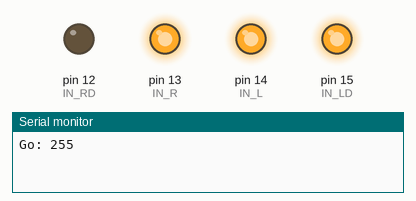
The sketch below on a simulated Arduino Uno, built with avr-gcc and run on an emulated ATmega328P. On the bench: output pins drawn as LEDs (lit = HIGH), the last lines printed to the serial monitor.

Above: at 0.1 s.
At 6.1 s:
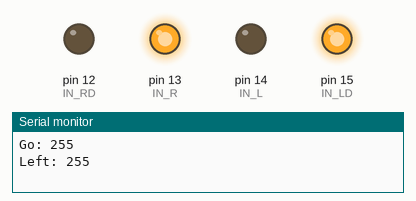
At 9.1 s:
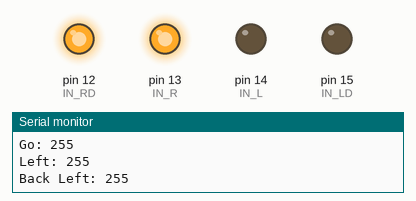
At 12.1 s:
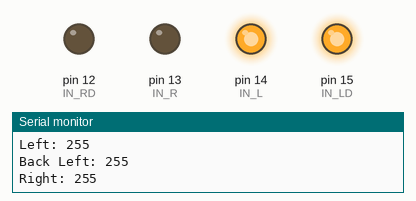
At 18.1 s:
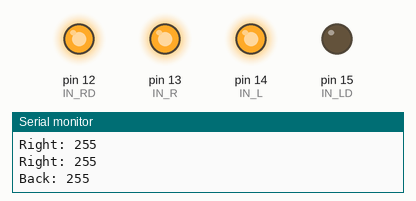
At 24.1 s:
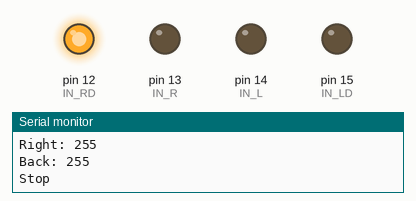
Timing chart, 0 to 25.6 s (numbered marks = the images above):
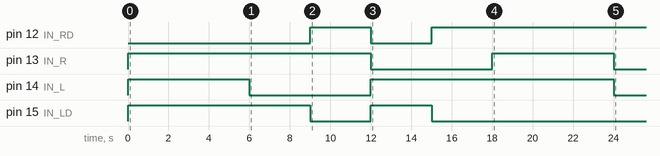

The sketch:

go_Test.ino
```cpp
#define IN_R 13
#define IN_L 14
#define IN_RD 12
#define IN_LD 15

void setup() {
  Serial.begin(9600);

  pinMode(IN_R, OUTPUT);
  pinMode(IN_L, OUTPUT);
  pinMode(IN_RD, OUTPUT);
  pinMode(IN_LD, OUTPUT);
}

int speed = 255;
bool sequenceCompleted = false;
void loop() {
  if (!sequenceCompleted) {
    Serial.print("Go: ");
    Serial.println(speed);
    car_go(speed);
    delay(3000);

    car_go(speed);
    delay(3000);

    Serial.print("Left: ");
    Serial.println(speed);
    car_left(speed);
    delay(3000);

    Serial.print("Back Left: ");
    Serial.println(speed);
    car_back_left(speed);
    delay(3000);

    Serial.print("Right: ");
    Serial.println(speed);
    car_right(speed);
    delay(3000);

    Serial.print("Right: ");
    Serial.println(speed);
    car_back_right(speed);
    delay(3000);

    Serial.print("Back: ");
    Serial.println(speed);
    car_back(speed);
    delay(3000);

    car_back(speed);
    delay(3000);

    Serial.println("Stop");
    car_stop(); // 정지

    sequenceCompleted = true;
  }
}

void car_go(int speed) {
  digitalWrite(IN_LD, HIGH);
  analogWrite(IN_L, speed);
  digitalWrite(IN_RD, LOW);
  analogWrite(IN_R, speed);
}

void car_back(int speed) {
  digitalWrite(IN_LD, LOW);
  analogWrite(IN_L, speed);
  digitalWrite(IN_RD, HIGH);
  analogWrite(IN_R, speed);
}

void car_left(int speed) {
  digitalWrite(IN_LD, HIGH);
  analogWrite(IN_L, speed / 4);
  digitalWrite(IN_RD, LOW);
  analogWrite(IN_R, speed);
}

void car_back_left(int speed){
  digitalWrite(IN_LD, LOW);
  analogWrite(IN_L, speed / 4);
  digitalWrite(IN_RD, HIGH);
  analogWrite(IN_R, speed);
}

void car_right(int speed) {
  digitalWrite(IN_LD, HIGH);
  analogWrite(IN_L, speed);
  digitalWrite(IN_RD, LOW);
  analogWrite(IN_R, speed / 4);
}
void car_back_right(int speed) {
  digitalWrite(IN_LD, LOW);
  analogWrite(IN_L, speed);
  digitalWrite(IN_RD, HIGH);
  analogWrite(IN_R, speed / 4);
}
void car_stop() {
  analogWrite(IN_L, 0);
  analogWrite(IN_R, 0);
}
```

Measured:
- by itself, pin 12 (IN_RD): LOW → HIGH at 9.0 s, → LOW 3.0 s later, → HIGH 3.0 s later
- by itself, pin 13 (IN_R): LOW → HIGH at 0.00 s, → LOW 12.0 s later, → HIGH 6.0 s later, → LOW 6.0 s later
- by itself, pin 14 (IN_L): LOW → HIGH at 0.00 s, → LOW 6.0 s later, → HIGH 6.0 s later, → LOW 12.0 s later
- by itself, pin 15 (IN_LD): LOW → HIGH at 0.00 s, → LOW 9.0 s later, → HIGH 3.0 s later, → LOW 3.0 s later
